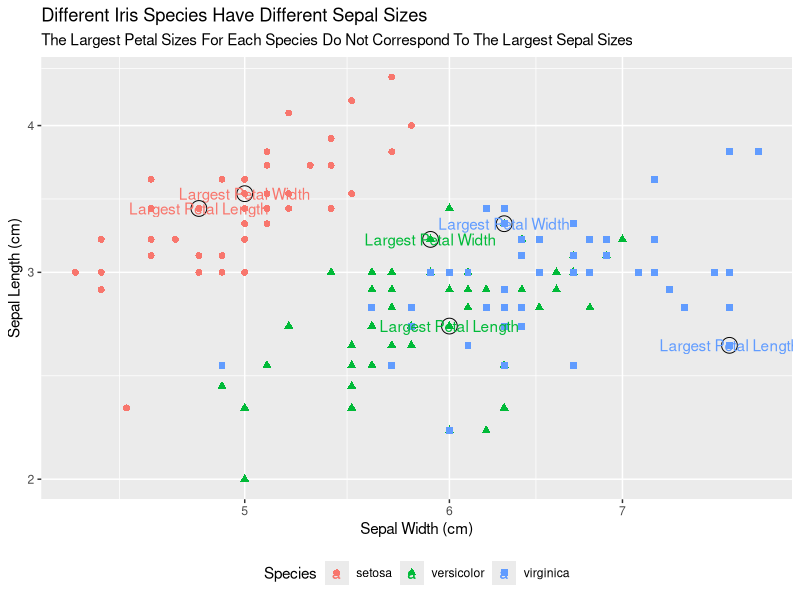

Write R code to recreate this figure.
## ---- chunk 1
#Packages
library(tidyverse)
library(lubridate)
## ---- chunk 2
head(iris)
## ---- chunk 3
largest_petal_width <- iris %>%
  group_by(Species) %>%
  filter(row_number(desc(Petal.Width)) == 1)
largest_petal_width

largest_petal_length <- iris %>%
  group_by(Species) %>%
  filter(row_number(desc(Petal.Length)) == 1)
largest_petal_length
## ---- chunk 4
ggplot(data = iris, mapping = aes(x = Sepal.Length, y = Sepal.Width, color = Species,
                                  shape = Species)) +
  geom_point(size = 2) +
  geom_point(size = 5, shape = 1, color = 'black', data = largest_petal_width) +
  geom_text(aes(color = Species, label = "Largest Petal Width"), data = largest_petal_width) +
  geom_point(size = 5, shape = 1, color = 'black', data = largest_petal_length) +
  geom_text(aes(color = Species, label = "Largest Petal Length"), data = largest_petal_length) +
  scale_x_log10() +
  scale_y_log10() +
  labs(x = "Sepal Width (cm)",
       y = "Sepal Length (cm)",
       title = "Different Iris Species Have Different Sepal Sizes",
       subtitle = "The Largest Petal Sizes For Each Species Do Not Correspond To The Largest Sepal Sizes") +
  theme(legend.position = 'bottom')
